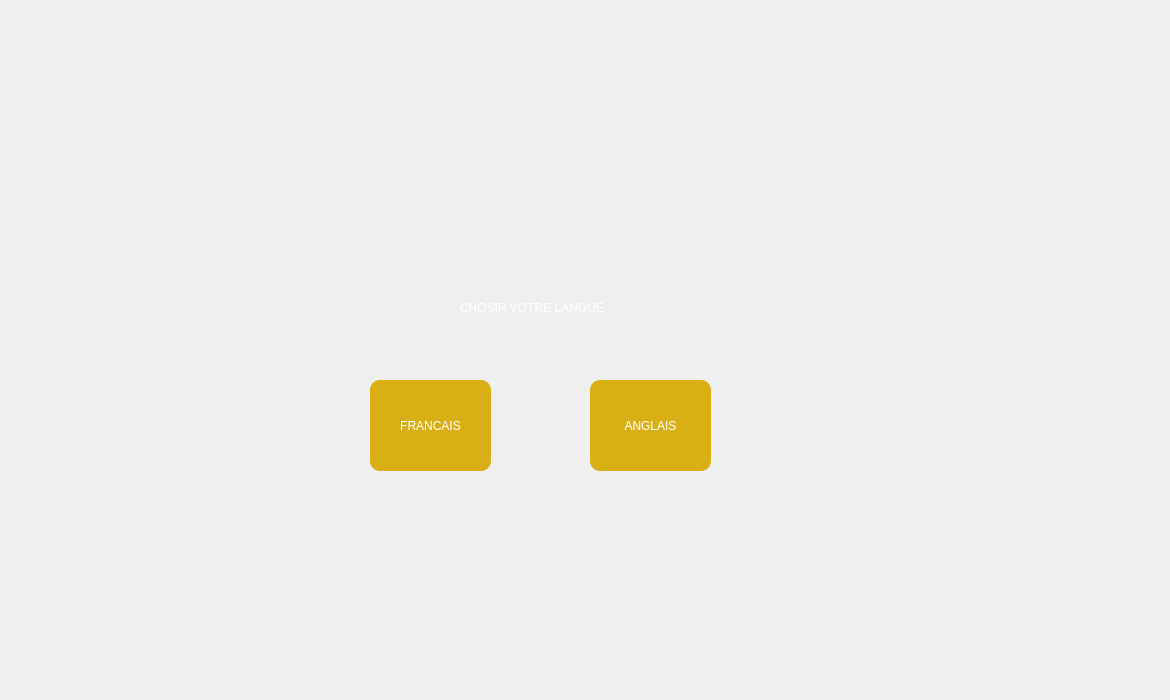
        <widget class="QWidget" name="page_14">
         <widget class="QPushButton" name="pushButton_8">
          <property name="geometry">
           <rect>
            <x>370</x>
            <y>380</y>
            <width>121</width>
            <height>91</height>
           </rect>
          </property>
          <property name="styleSheet">
           <string notr="true">color: rgb(255, 255, 255);
background-color:  QLinearGradient(x1: 0, y1: 0, x2: 0, y2: 1, stop: 0#D8B016, stop: 1 #D8B016);
 border-radius: 10;</string>
          </property>
          <property name="text">
           <string>FRANCAIS</string>
          </property>
         </widget>
         <widget class="QPushButton" name="pushButton_17">
          <property name="geometry">
           <rect>
            <x>590</x>
            <y>380</y>
            <width>121</width>
            <height>91</height>
           </rect>
          </property>
          <property name="styleSheet">
           <string notr="true">color: rgb(255, 255, 255);
background-color:  QLinearGradient(x1: 0, y1: 0, x2: 0, y2: 1, stop: 0#D8B016, stop: 1 #D8B016);
 border-radius: 10;</string>
          </property>
          <property name="text">
           <string>ANGLAIS</string>
          </property>
         </widget>
         <widget class="QLabel" name="label_102">
          <property name="geometry">
           <rect>
            <x>460</x>
            <y>300</y>
            <width>191</width>
            <height>16</height>
           </rect>
          </property>
          <property name="styleSheet">
           <string notr="true">color: rgb(255, 255, 255);
</string>
          </property>
          <property name="text">
           <string>CHOSIR VOTRE LANGUE</string>
          </property>
         </widget>
         <widget class="QLabel" name="graph_22">
          <property name="geometry">
           <rect>
            <x>-10</x>
            <y>0</y>
            <width>1161</width>
            <height>691</height>
           </rect>
          </property>
          <property name="text">
           <string/>
          </property>
          <property name="pixmap">
           <pixmap>../../../Downloads/Untitled-1 copy.png</pixmap>
          </property>
         </widget>
         <zorder>graph_22</zorder>
         <zorder>pushButton_8</zorder>
         <zorder>pushButton_17</zorder>
         <zorder>label_102</zorder>
        </widget>
